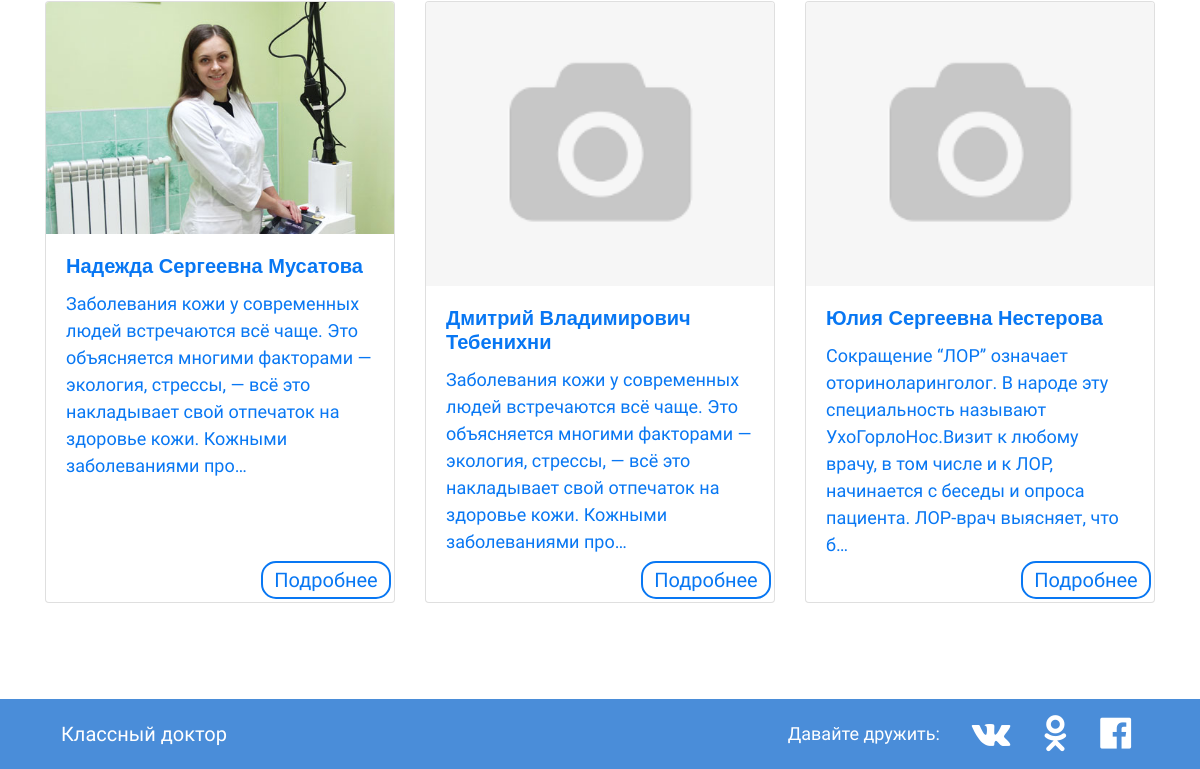
The app's page / (lower part), older data.
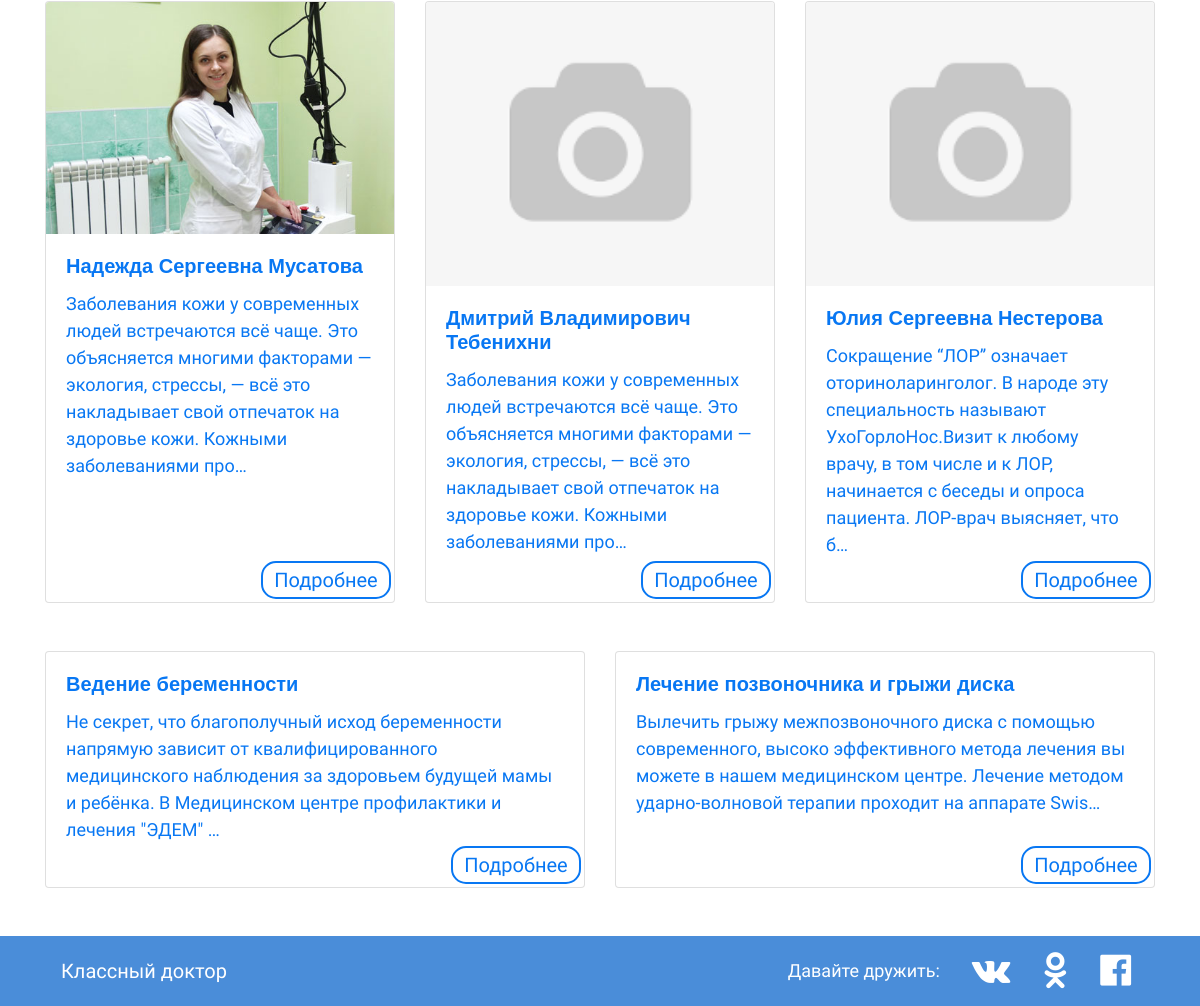
The same page, newer data.
### cooldoctor/models.py (models this page shows, shortened)
class Doctor(models.Model):
    title = models.CharField(max_length=250, verbose_name='Заголовок')
    content = models.TextField(blank=True, verbose_name='Контент')
    photo = models.ImageField(upload_to='photos/%Y/%m/%d/', blank=True, verbose_name='Фото доктора')
    specialization = models.ForeignKey('Specialization', on_delete=models.PROTECT, verbose_name='Специализация')
    class Meta:
        verbose_name = 'Доктор'
        verbose_name_plural = 'Доктора'

class Article(models.Model):
    title=models.CharField(max_length=150, verbose_name='Название')
    content= models.TextField(verbose_name='Контент')
    class Meta:
        verbose_name = 'Статья'
        verbose_name_plural = 'Статьи'

### cooldoctor/views.py (the view)
# urls.py: 2. Add a URL to urlpatterns:  path('', Home.as_view(), name='home')
class Home(ListView):
    model = Action
    template_name = 'cooldoctor/index.html'
    context_object_name = 'home'
    def get_context_data(self, *, object_list=None, **kwargs):
        context = super().get_context_data(**kwargs)
        context['discounts'] = Discounts.objects.all()
        context['doctor'] = Doctor.objects.all().all()[:3]
        context['article'] =  Article.objects.all()
        return context

### cooldoctor/models.py (called while the page is built)
    def get_absolute_url(self):
        return reverse('information', kwargs={'pk': self.pk})

    def get_absolute_url(self):
        return reverse('specialization', kwargs={'specialization_id':self.pk})

### cooldoctor/templatetags/inf_compamy.py (called while the page is built)
@register.inclusion_tag('cooldoctor/inf_company.html')
def inf_company(menu_class = 'main-promo'):
    inf = Header.objects.get(pk = 1)
    return {'inf': inf, 'menu_class': menu_class}

### cooldoctor/templatetags/topmenu.py (called while the page is built)
@register.inclusion_tag('cooldoctor/topmenu.html')
def show_topmenu(menu_class= 'navbar navbar-expand-sm'):
    article = TopMenu.objects.all()
    logo = Avatar.objects.get(pk = 1).avatar
    return {'article': article, 'menu_class': menu_class, 'logo': logo }

### cooldoctor/templatetags/view_specialization.py (called while the page is built)
@register.inclusion_tag('cooldoctor/view_specialization.html')
def view_specialization():
    view_spec = Specialization.objects.all()
    return {'view_spec': view_spec}

### cooldoctor/templates/cooldoctor/index.html (shortened to what this page needs)
{% extends 'base.html' %}
{% load static %}
{% block content %}
<main>
		<div class="container mt-5">
			<div class="card-deck">
                {% for item in doctor %}
				<div class="card pb-4 ">
                  {% if item.photo %}
				  <img class="card-img-top" src="{{ item.photo.url }}"  alt="{{ item.title}}e">
                   {% else %}
                   <img class="card-img-top" src="{% static '/img/not.png' %}"  alt="Card image">
                  {% endif %}
				  <div class="card-body">
					<h3 class="card-title">{{ item.title }}</h3>
					<p class="card-text">{{ item.content|truncatechars_html:200 }}</p>
				  </div>
				  <a href="#" class="buttom-blue">Подробнее</a>
				</div>
                {% endfor %}
			</div>
		</div>
			<div class="container mt-5">
				<div class="card-deck">
                    {% for foo in article %}
                    <div class="card pb-4">
					  <div class="card-body">
						<h3 class="card-title"> {{ foo.title }}</h3>
						<p class="card-text">{{ foo.content|truncatechars_html:200 }}</p>
					  </div>
					  <a href="#" class="buttom-blue">Подробнее</a>
					</div>
                    {% endfor %}
                </div>
			</div>
	</main>
{% endblock %}

Row changes from the older to the newer data that the page shows:
added Article: title "Ведение беременности", content "Не секрет, что благополучный исход беременности напрямую зависит от квалифицированного медицинского наблюдения за здоровьем будущей мамы и ребёнка. В Медицинском центре профилактики и лечения \"ЭДЕМ\" …"
added Article: title "Лечение позвоночника и грыжи диска", content "Вылечить грыжу межпозвоночного диска с помощью современного, высоко эффективного метода лечения вы можете в нашем медицинском центре. Лечение методом ударно-волновой терапии проходит на аппарате Swis…"
